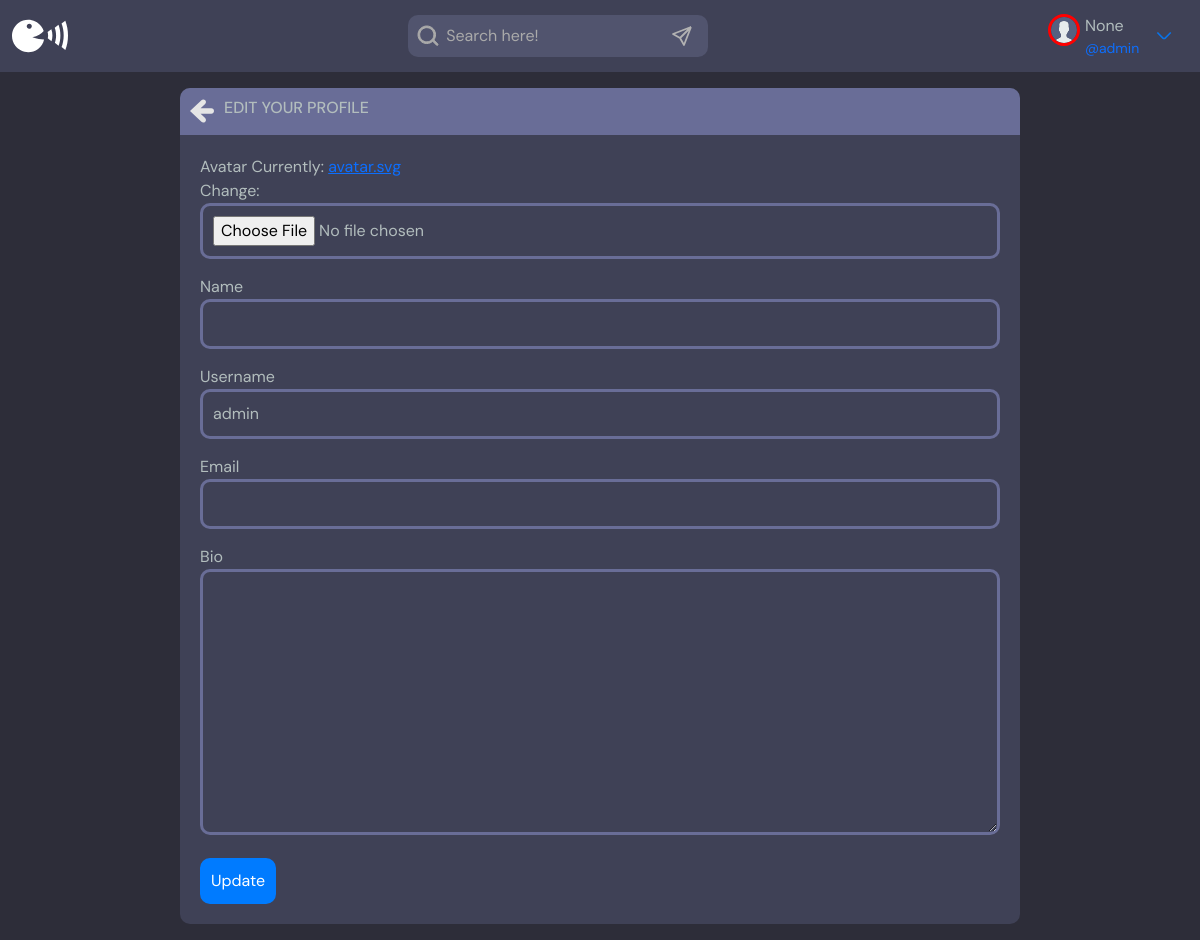
The page /update-user/ (signed in) on the database its author committed.
### base/models.py (models this page shows)
class User(AbstractUser):
	name=models.CharField(max_length=200,null=True)#Define the length max to the text | null=True -> Define this new field as a NULL in DB
	username=models.CharField(unique=True,max_length=200,null=True)#Define the length max to the text | null=True -> Define this new field as a NULL in DB
	email=models.EmailField(unique=True,null=True)#This field must be unique to each user | null=True -> Define this new field as a NULL in DB
	bio=models.TextField(null=True)#null=True -> Define this new field as a NULL in DB
	avatar=models.ImageField(null=True, default="avatar.svg")#This command is related to the "pillow" library. This library is a processing image library.
	USERNAME_FIELD='username'#Set a field that will be used in Admin Page to login
	REQUIRED_FIELDS=[]

### base/views.py (the view)
# urls.py: path('update-user/',views.updateUser,name="update-user"),
@login_required(login_url='login')
def updateUser(request):
    user=request.user#Get the current user
    form=UserForm(instance=user)#form is equal to user form that have the info of current user
    if request.method=="POST":#If the request method is POST
        form=UserForm(request.POST,request.FILES,instance=user)#form will be equal to the new data inserted about the current user
        if form.is_valid():#if the form is valid...
            form.save()#Save the info in DB
            return redirect('home')
    context={'form':form}
    return render(request,'base/update_user.html',context)

### base/forms.py
class UserForm(ModelForm):
	class Meta:
		model=User
		fields=['avatar','name','username','email','bio']#The input fields that I want

### base/templates/base/update_user.html (shortened to what this page needs)
{% extends 'main.html' %}
{% load static %}
{% block content %}
    <main class="update-account layout">
        <div class="updateFormBody">
            <div class="layout__box">
                <div class="layout__boxHeader">
                    <div class="layout__boxTitle">
                        <a href="{{request.META.HTTP_REFERER}}">
                            <img class="HeightSVG" src="{% static 'images/icons/ArrowLeft.svg' %}">
                        </a>
                        <h3>Edit your profile</h3>
                    </div>
                </div>
                <div class="layout__body">
                    <form class="form formUpdate" action="#" method="POST" enctype="multipart/form-data">
                      {% for field in form %}
                        <div class="form__group">
                            <label for="profile_pic">{{ field.label }}</label>
                            {{ field }}
                        </div>
                      {% endfor %}
                        <div class="form__action">
                            <button class="btnConfirma" type="submit">Update</button>
                        </div>
                    </form>
                </div>
            </div>
        </div>
    </main>
{% endblock content %}

### templates/navbar.html (shortened to what this page needs)
{% load static %}
<header class="navbar">
            <div class="container-fluid">
            <a class="logo" href="{% url 'home' %}">
            <img class="imgLogo" src="{% static 'images/icons/Logo.svg' %}">
            </a>
            <form class="formSearch" method="GET" action="{% url 'home' %}">
                <label>
                  <img class="HeightSVG" src="{% static 'images/icons/Search.svg' %}">
                  <input type="text" name="q" class="inputSearch my=2 me-2" placeholder="Search here!">
                </label>
                <button type="submit" class="submitSearchButton">
                <img class="HeightSVG" src="{% static 'images/icons/Send.svg' %}">
              </button>
            </form>
            {% if request.user.is_authenticated %}
              <div class="header__user">
                <a href="{% url 'user-profile' request.user.id %}">
                  <div class="avatar avatar--medium active">
                    <img src="{{ request.user.avatar.url }}" />
                  </div>
                  <div class="Names">
                    <span>{{request.user.name}}</span>
                    <small>@{{request.user.username}}</small>
                  </div>
                </a>
                    <button class="dropdown-button">
                            <img src="{% static 'images/icons/More.svg' %}" class="HeightSVG">
                        </button>
      </div>
                {% else %}
            <a href="{% url 'login' %}" class="btn btn-primary" type="button">
                <img title="Login" class="HeightSVG" src="{% static 'images/icons/UserLogin.svg' %}">
                Login
            </a>
            {% endif %}
        </header>

### static/styles/MainStyle36.css (style rules this page uses)
* { font-family: "DM Sans", -apple-system, BlinkMacSystemFont, "Segoe UI", Roboto, Oxygen, Ubuntu, Cantarell, "Open Sans", "Helvetica Neue", sans-serif; }
main { margin: 1rem; }
input { color: #b2b2b2; }
::placeholder { color: #aaaaaa; }
.formSearch,.formSearchMobile,#formWriteMessage { display: flex; justify-content: space-between; padding: 0.5rem; border-radius: 10px; background-color: #51546e; width: 18.75em; }
.inputSearch { outline: none; caret-color: white; border: none; background-color: #51546e; }
.navbar { background-color: #3f4156; }
.HeightSVG { width: 1.5rem; height: 1.5rem; }
.imgLogo { width: 3.5rem; }
.avatar img { border: 3px solid red; width: 2rem; border-radius: 100%; margin-right: 5px; }
.Names { display: grid; grid-template-rows: auto auto; }
.Names span { color: #b2bdbd; }
.header__user { display: grid; grid-template-columns: auto auto auto; gap: 0.4rem; }
.header__user a { text-decoration: none; display: grid; grid-template-columns: auto auto; }
.dropdown-button { border: none; width: 100%; background-color: #3f4156; }
.layout__box { border-radius: 10px; background-color: #3f4156; }
.layout__body { padding: 0.625rem; }
.layout__boxTitle { display: flex; justify-content: left; background-color: #696d97; padding: 0.625rem; gap: 0.625rem; border-top-left-radius: 10px; border-top-right-radius: 10px; }
.layout__boxTitle h3 { text-transform: uppercase; color: #b2bDBD; font-size: 1rem; }
.btnConfirma { text-decoration: none; border: 3px solid #007bff; border-radius: 10px; background-color: #007bff; padding: 0.5rem; color: white; }
.updateFormBody { margin: auto; width: 70vw; }
.form { width: 100%; padding: 0.625rem; color: #B2BDBD; }
.form__group { margin-bottom: 1rem; }
.form input { width: 100%; background-color: #3f4156; border-radius: 10px; border: 3px solid #696d97; padding: 0.625rem; color: #B2BDBD; }
.form textarea { width: 100%; background-color: #3f4156; border-radius: 10px; border: 3px solid #696d97; padding: 0.625rem; color: #B2BDBD; }
.submitSearchButton { border: none; background-color: #51546e; }

### rows shown on the page
User: user.avatar (placeholder picture), user.name "None", user.username "admin", form "admin"

### other values the page prints
{{ field.label }} "Avatar" "Name" "Username" "Email" "Bio"
